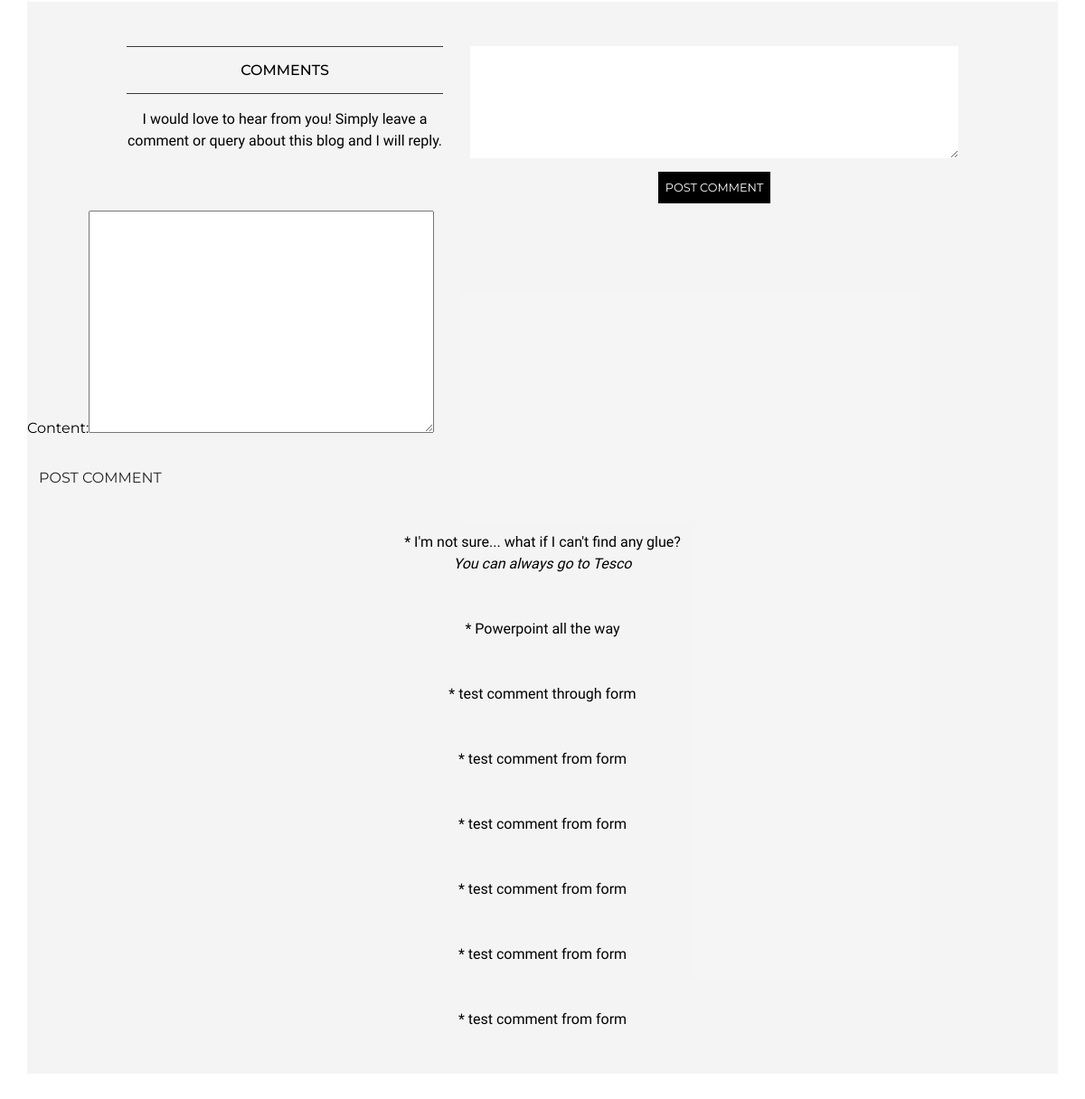
/blog/1 (lower part), run on an earlier commit of the app's database.
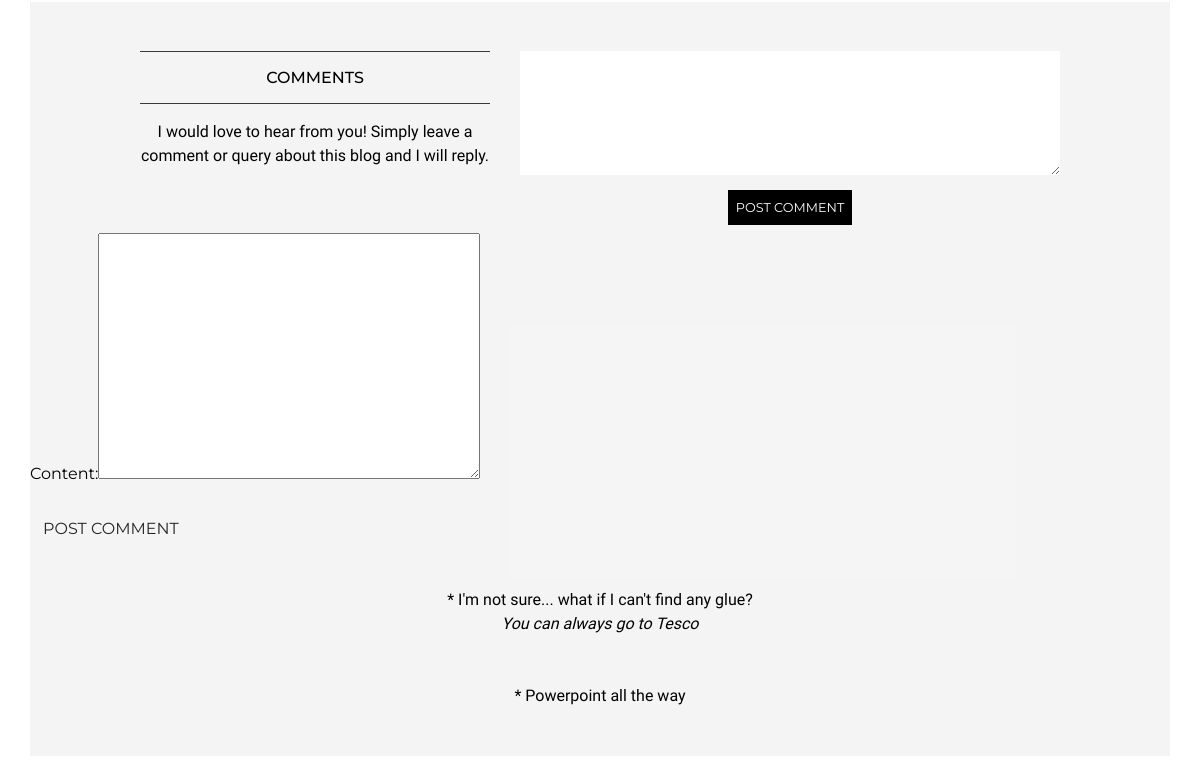
And on a later commit of the database.
### blog/models.py (models this page shows)
class Comment(models.Model):
    blog = models.ForeignKey('Blog', on_delete=models.CASCADE, related_name='comments')
    date = models.DateField(default=timezone.now)
    content = models.TextField() # don't want this to blank ever
    reply = models.TextField(blank=True)

### blog/views.py (the view, shortened to what this page needs)
# urls.py: path('<pk>', views.blog, name='blog'),
def blog(request, pk):
    blog = Blog.objects.get(pk=pk)
    sections = Section.objects.filter(blog=blog)
    comments = Comment.objects.filter(blog=blog)
    form = CommentForm()
    context = {'blog': blog, 'sections': sections, 'comments': comments, 'form': form}
    return render(request, 'blog/blog.html', context)

### blog/forms.py
class CommentForm(forms.ModelForm):
    class Meta:
        model = Comment
        fields = ['content']

### blog/templates/blog/blog.html (shortened to what this page needs)
{% extends 'base.html' %}
{% load static %}
{% load crispy_forms_tags %}
{% block content%}
<section class="stone row stone pt-5 mb-5">
    <div class="col-12 col-md-5 col-lg-4 offset-lg-1 text-center">
        <div class="border-top border-bottom border-dark p-2">
            <h2 class="mt-2 font-500 font-1rem">COMMENTS</h2>
        </div>
        <p class="mt-3">I would love to hear from you! Simply leave a comment or query about this blog and I will reply.</p>
    </div>
    <div class="col-12 col-md-7 col-lg-6 text-center">
        <textarea class="border-0 textarea-width" style="width:100%" rows=5></textarea>
        <button class="p-2 m-2">POST COMMENT</button>
    </div>
    <form method="POST">
        <fieldset class="form-group">
                        {{ form }}
        </fieldset>
        <div class="form-group">
            <button class="btn" type="submit">POST COMMENT</button>
        </div>
    </form>
    <div class="col-12 col-lg-10 offset-lg-1 text-center mt-4">
        {% for comment in comments %}
            <p class="mb-5">* {{ comment.content }} <br>
            <span class="italics">{{ comment.reply }}</span></p>
        {% endfor %}
    </div>
</section>
{% endblock %}

What changed in the data, as far as the page shows it:
removed Comment: content "test comment through form"
removed Comment: content "test comment from form"
removed Comment: content "test comment from form"
removed Comment: content "test comment from form"
removed Comment: content "test comment from form"
removed Comment: content "test comment from form"
